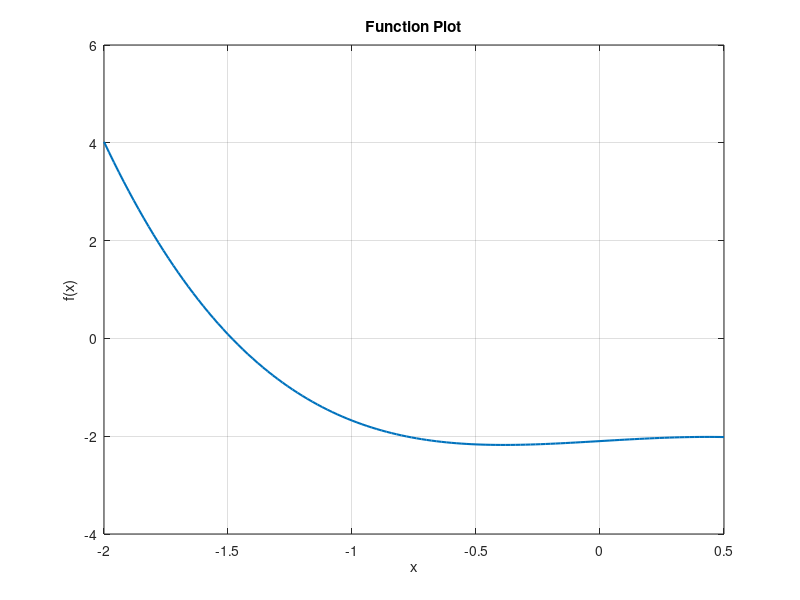

Reproduce this figure in MATLAB. (Note: this script raises an error after producing the figure.)
clc;
clear;
close all;

x = -2:0.02:0.5; % ex: -2:0.02:5;
f = @(x) 0.3*(0.4*x.^4 - 2*x.^3 + x - 7);
grad_f = @(x) 0.3*(4*0.4*x.^3 - 3*2*x.^2 + 1);

% Combined function and gradient for optimizers
func_grad = @(x) deal(f(x), grad_f(x));

plot(x, f(x), 'LineWidth', 1.5);
grid on;
xlabel('x');
ylabel('f(x)');
title('Function Plot');
hold on;

start_point= 0;
% ex: start_point= -2 + (5 + 2) * rand


% LMS (Quasi-Newton)
lms = fminunc(func_grad, ...
    start_point, optimset('Display', 'off', ...
    'GradObj', 'on', 'Algorithm', ...
    'quasi-newton', 'MaxIter', 1000));
plot(lms, f(lms), 'ro', 'MarkerSize', 8, 'LineWidth', 2);

% LMS with Momentum (using a simpler approach)
momentum = fminunc(@(x) f(x), start_point, optimset('Display', 'off', 'MaxIter', 1000));
plot(momentum, f(momentum), 'go', 'MarkerSize', 12, 'LineWidth', 2);

% Conjugate Gradient (Trust-Region)
cg = fminunc(func_grad, start_point, optimset('Display', 'off', 'GradObj', 'on', 'Algorithm', 'trust-region', 'MaxIter', 10000));
plot(cg, f(cg), 'bo', 'MarkerSize', 16, 'LineWidth', 2);

% Levenberg-Marquardt (Approximated using 'trust-region-dogleg')
levenberg = fminunc(func_grad, start_point, optimset('Display', 'off', 'GradObj', 'on', 'Algorithm', 'trust-region-dogleg', 'MaxIter', 10000));
plot(levenberg, f(levenberg), 'ko', 'MarkerSize', 20, 'LineWidth', 2);

legend('Function', 'LMS Minimum', 'Momentum Minimum', 'Conjugate Gradient Minimum', 'Levenberg-Marquardt Minimum');
